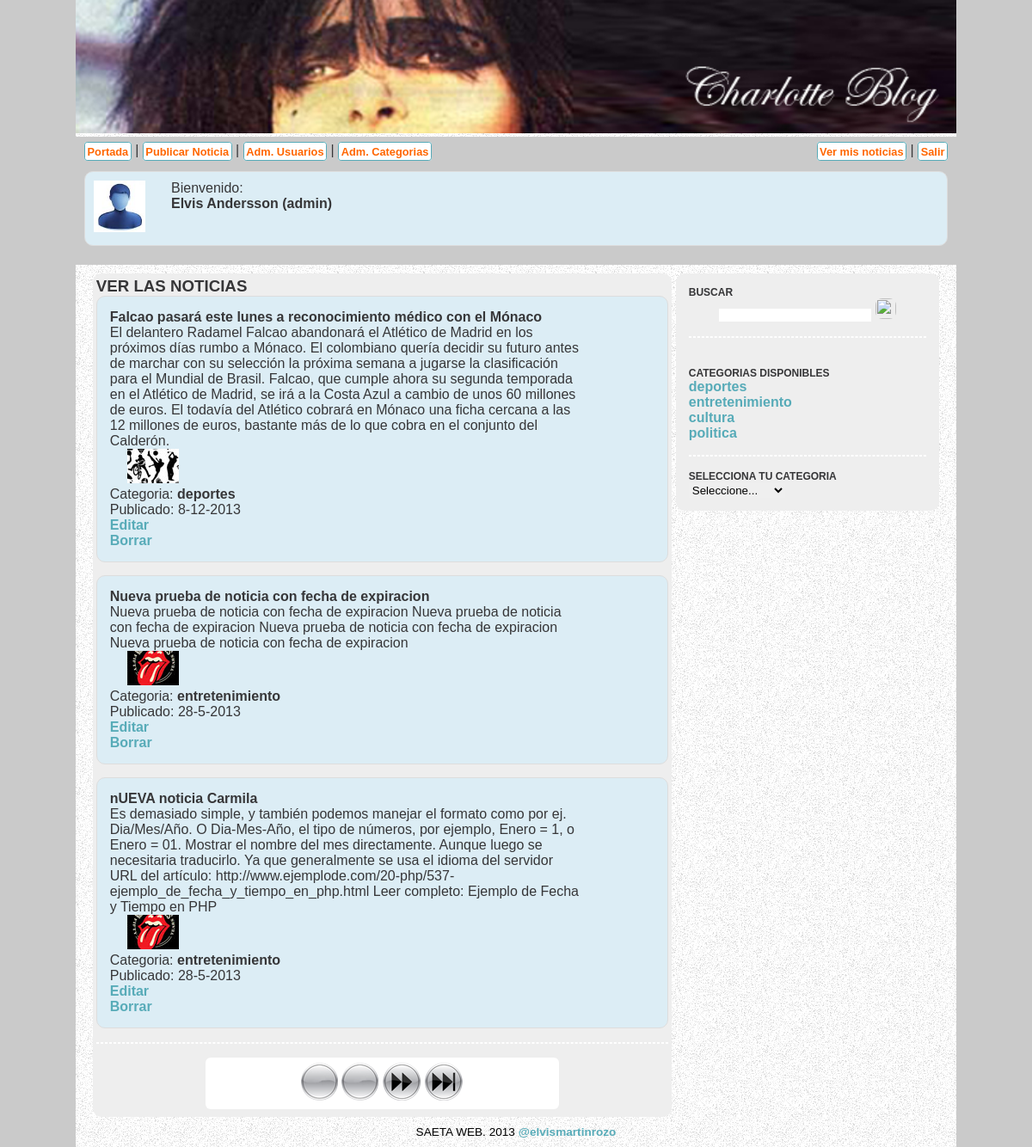
Screenshot of /?controlador=ver_noticias_por_usuario&usuario_id=32 (signed in) with the database file from the repository.
### tables this page shows
CREATE TABLE IF NOT EXISTS `noticias` (
  `id` int(11) NOT NULL AUTO_INCREMENT,
  `categoria_id` int(11) NOT NULL,
  `usuario_id` int(11) NOT NULL,
  `titulo` varchar(255) NOT NULL,
  `contenido` text NOT NULL,
  `publicado_fecha` date NOT NULL,
  `expiracion_fecha` date NOT NULL,
  PRIMARY KEY (`id`)
);

CREATE TABLE IF NOT EXISTS `categorias` (
  `categoria_id` int(10) unsigned NOT NULL AUTO_INCREMENT,
  `nombre` varchar(200) NOT NULL,
  `categoria_imagen` varchar(200) NOT NULL,
  PRIMARY KEY (`categoria_id`)
);

### controller/ver_noticias_por_usuarioController.php (called while the page is built, shortened)
<?php
if (isset($_GET["pos"]))
{
	$posicion=$_GET["pos"];
}
else
{
	$posicion=0;
}
require_once("model/noticiasModel.php");
$objeto = new Noticias();
$las_noticias = $objeto->get_noticias_por_usuario($posicion);
require_once('view/ver_noticias_por_usuario.php');
?>

### lib/config.php (called while the page is built, shortened)
<?php
class Configuracion
{
	private $mi_host = "localhost";
	private $mi_dbname = "portafolio_charlotte";
	private $mi_user = "elvis";
	private $mi_password = "siouxsie";
	public function conectarPDO()
	{
		$this->conexionPDO = new PDO("mysql:host=".$this->mi_host."; dbname=".$this->mi_dbname."", $this->mi_user, $this->mi_password);
		return $this->conexionPDO;
	}
	public static function ruta()
	{
		return 'http://localhost/PORTAFOLIO_charlotte/';
	}
    public function guerreras_magicas($valor)
	{
		return $valor;
	}
}
?>

### model/noticiasModel.php (called while the page is built, shortened)
<?php
class Noticias extends Configuracion
{
	private $conexionPDO;
	private $noticias;
	private $total;
	public function __construct()
	{
		$this->conexionPDO = parent::conectarPDO();
		$this->noticias = array();
		$this->total = array();
	}
	private function set_names_UTF8()
    {
        return $this->conexionPDO->query("SET NAMES 'utf8'");
    }
	public function get_noticias_por_usuario($posicion)
	{
		self::set_names_UTF8();
		if(isset($_GET['categoria']))
		{
			$sqlconsulta = "
			select
			new.id,
			new.titulo,
			new.contenido,
			new.categoria_id,
			new.usuario_id,
			concat_ws('-',day(publicado_fecha),month(publicado_fecha),year(publicado_fecha)) as format_publicado_fecha,
			new.expiracion_fecha,
			catg.categoria_id,
			catg.nombre,
			catg.categoria_imagen
			from noticias as new, categorias as catg
			where new.categoria_id = catg.categoria_id
			and catg.categoria_id = ?
			and new.usuario_id = ?
			order by new.id asc
			limit $posicion, 3
			";
			$PDOsoporte = $this->conexionPDO->prepare($sqlconsulta);
			$la_id_categoria = Configuracion::guerreras_magicas($_GET["categoria"]);
			$elusuarioid = Configuracion::guerreras_magicas($_GET["usuario_id"]);
			$PDOsoporte->bindValue(1,$la_id_categoria,PDO::PARAM_INT);
			$PDOsoporte->bindValue(2,$elusuarioid,PDO::PARAM_INT);
			if($PDOsoporte->execute())
			{
				while($registro = $PDOsoporte->fetch())
                {
                    $this->noticias[]=$registro;
                }
				return $this->noticias;
				$this->conexionPDO = null;
			}
		}
		else
		{
			$sqlconsultaK = "select count(*) from usuarios where usuario_id = ?";
			$PDOsoporteK = $this->conexionPDO->prepare($sqlconsultaK);
			$elusuarioid = Configuracion::guerreras_magicas($_GET['usuario_id']);
			$PDOsoporteK->bindValue(1,$elusuarioid,PDO::PARAM_INT);
			$PDOsoporteK->execute();
			if($PDOsoporteK->fetchColumn() > 0)
			{
				$sqlconsulta = "
				select
				new.id,
				new.titulo,
				new.contenido,
				new.categoria_id,
				concat_ws('-',day(publicado_fecha),month(publicado_fecha),year(publicado_fecha)) as format_publicado_fecha,
				new.expiracion_fecha,
				catg.categoria_id,
				catg.nombre,
				catg.categoria_imagen
				from noticias as new, categorias as catg
				where new.categoria_id = catg.categoria_id
				and new.usuario_id = ?
				order by new.id asc
				limit $posicion, 3
				";
				$PDOsoporte = $this->conexionPDO->prepare($sqlconsulta);
				$elusuarioid = Configuracion::guerreras_magicas($_GET['usuario_id']);
				if($PDOsoporte->execute(array($elusuarioid)))
				{
					while($registro = $PDOsoporte->fetch())
					{
						$this->noticias[]=$registro;
					}
					return $this->noticias;
					$this->conexionPDO = null;
				}
			}
			else
			{
				$this->conexionPDO=null;
				header("Location: " . Configuracion::ruta() . "?controlador=error");
			}
		}
	}
	public function cuenta_noticias_por_usuario()
	{
			$sqlconsultaK = "select count(*) from usuarios where usuario_id = ?";
			$PDOsoporteK = $this->conexionPDO->prepare($sqlconsultaK);
			$elusuarioid = Configuracion::guerreras_magicas($_GET['usuario_id']);
			$PDOsoporteK->bindValue(1,$elusuarioid,PDO::PARAM_INT);
			$PDOsoporteK->execute();
			if($PDOsoporteK->fetchColumn() > 0)
			{
				$sqlconsulta = "select count(*) as contados from noticias where usuario_id = ?";
				$PDOsoporte = $this->conexionPDO->prepare($sqlconsulta);
				$elusuarioid = Configuracion::guerreras_magicas($_GET['usuario_id']);
				if($PDOsoporte->execute(array($elusuarioid)))
				{
					while($registro = $PDOsoporte->fetch())
					{
						$this->total[]=$registro;
					}
					return $this->total;
					$this->conexionPDO = null;
				}
			}
			else
			{
				$this->conexionPDO=null;
				header("Location: " . Configuracion::ruta() . "?controlador=error");
			}
	}
}
?>

### controller/sidebar_ver_categoriasController.php (called while the page is built)
<?php
require_once("model/categoriasModel.php");
$objeto = new Categorias();
$las_categorias = $objeto->get_categorias();
require_once('view/sidebar_ver_categorias.php');
?>

### model/categoriasModel.php (called while the page is built, shortened)
<?php
class Categorias extends Configuracion
{
	private $conexionPDO;
	private $categorias;
	public function __construct()
	{
		$this->conexionPDO = parent::conectarPDO();
		$this->categorias = array();
	}
	private function set_names_UTF8()
    {
        return $this->conexionPDO->query("SET NAMES 'utf8'");
    }
	public function get_categorias()
	{
		self::set_names_UTF8();
		$sqlconsulta = "select categoria_id, nombre, categoria_imagen from categorias order by categoria_id asc";
		foreach($this->conexionPDO->query($sqlconsulta) as $registro)
		{
			$this->categorias[] = $registro;
		}
		return $this->categorias;
		$this->conexionPDO = null;
	}
}
?>

### view/ver_noticias_por_usuario.php (the view, shortened to what this page needs)
<?php require_once("public/header.php"); ?>
<?php require_once("public/menu.php"); ?>
    <section id="contenido">
    	<section id="principal">
			<h1>VER LAS NOTICIAS</h1>
            <?php
			for($i = 0; $i < sizeof($las_noticias); $i++)
			{
			?>
            <div class='lineaanuncio'>
				<p><b><?php echo $las_noticias[$i]["titulo"]?></b>
				<br>
				<p><?php echo $las_noticias[$i]["contenido"]?></p>
				<div class="datosadicionales">
					<a href="#"><img border="0" src="<?php echo Configuracion::ruta(); ?>public/images/categorias/<?php echo $las_noticias[$i]["categoria_imagen"]; ?>"></a>
				</div>
				<p>Categoria: <b><?php echo $las_noticias[$i]["nombre"]?></b></p>
				<p>Publicado: <?php echo $las_noticias[$i]["format_publicado_fecha"]?></p>
                <p><a href="<?php echo Configuracion::ruta(); ?>?controlador=editar_noticia&usuario_id=<?php echo $_SESSION["usuario_id"];?>&id_noticia=<?php echo $las_noticias[$i]["id"]?>" title="Editar Noticia <?php echo $las_noticias[$i]["titulo"]?>">Editar</a></p>
                <p><a href="javascript:void()" title="Eliminar Noticia <?php echo $las_noticias[$i]["titulo"]?>"
                onclick="eliminar_registro('<?php echo Configuracion::ruta(); ?>?controlador=borrar_noticia&id_usuario=<?php echo $_SESSION["usuario_id"];?>&id_noticia=<?php echo $las_noticias[$i]["id"]?>');">Borrar</a></p>
			</div>
			<?php
			}
			?>
            <hr />
            <?php
			if(!empty($las_noticias))
				{
			?>
                    <div class="paginador">
					<?php require_once("public/navigator_ver_noticias_por_usuario.php"); ?>
					</div>
			<?php
				}
			?>
    	</section>
<?php require_once("public/sidebar.php"); ?>
<?php require_once("public/footer.php"); ?>

### view/sidebar_ver_categorias.php (shortened to what this page needs)
<h2>BUSCAR</h2>
         <div align="center" class="buscador">
<input type="text" id="elsearch">
<a title="Buscar" onClick="enviarkeyword()">
<img src="public/images/lupa.png" width="24" height="24" border="0">
</a>
</div>
         <hr /><br />
<h2>CATEGORIAS DISPONIBLES</h2>
         <ul>
         <?php
for($i = 0; $i < sizeof($las_categorias); $i++)
{
?>
         	<li>
             	<a href="<?php echo Configuracion::ruta();?>?controlador=ver_noticias&categoria=<?php echo $las_categorias[$i]["categoria_id"];?>">
		<?php echo $las_categorias[$i]["nombre"];?>
                 </a>
             </li>
         <?php
}
?>
         </ul>
         <hr />
         <h2>SELECCIONA TU CATEGORIA</h2>
         <select id="selector" onchange="enviarcategoria()">
         	<option value="0">Seleccione...</option>
         </select>

### public/css/estilos.css (style rules this page uses)
* { border: 0; margin: 0; padding: 0; }
article, figcaption, figure, footer, header, hgroup, nav, section { display: block; }
body { background-color:#cacaca; color:#363638; font-family: "Chalet", Helvetica, Verdana; font-size: 1em; }
a { color: #57abb8; font-weight: bold; text-decoration: none; }
hr { border: 1px dashed #fff; margin: 1em 0; }
audio, iframe, img, video, iframe { max-width: 100%; }
header, section#contenido, footer { background: url(../images/fondo-interno.jpg); margin: 0 auto; max-width: 1024px; text-align:center; }
section#contenido { padding-top:10px; }
h2 { font-size:12px; }
section#principal, aside { background: #eeeeee; border-radius: 10px; display: inline-block; margin: 0 auto; max-width: 100%; padding: 0.25em; vertical-align: top; width: 65%; text-align:left; }
aside img, #img-acerca img, #video-acerca, #img-servicios { border-radius: 8px; }
.lineaanuncio { margin:0 0 15px 0; padding:15px; border:1px solid #ddd; background-color:#dcedf5; overflow:hidden; border-radius:10px; }
.lineaanuncio p { margin-right:10px; float:left; margin-top:0; width:550px; }
.datosadicionales { float:left; width:100px; text-align:center; text-size:0.87em; }
.datosadicionales a { text-decoration:none; }
.paginador { border-radius:6px; background-color:#fff; margin:5px auto; padding:6px; width:60%; text-align:center; }
ul li { list-style:none; }

### rows the page displays
noticias: titulo "Falcao pasará este lunes a reconocimiento médico con el Mónaco", contenido "El delantero Radamel Falcao abandonará el Atlético de Madrid en los próximos días rumbo a Mónaco. El colombiano quería decidir su futuro antes de marchar con su selección la próxima semana a jugarse la clasificación para el Mundial de Brasil. Falcao, que cumple ahora su segunda temporada en el Atlético de Madrid, se irá a la Costa Azul a cambio de unos 60 millones de euros. El todavía del Atlético cobrará en Mónaco una ficha cercana a las 12 millones de euros, bastante más de lo que cobra en el conjunto del Calderón.", categoria.categoria_imagen (picture), categoria.nombre "deportes", format_publicado_fecha "8-12-2013"
noticias: titulo "Nueva prueba de noticia con fecha de expiracion", contenido "Nueva prueba de noticia con fecha de expiracion Nueva prueba de noticia con fecha de expiracion Nueva prueba de noticia con fecha de expiracion Nueva prueba de noticia con fecha de expiracion", categoria.categoria_imagen (picture), categoria.nombre "entretenimiento", format_publicado_fecha "28-5-2013"
noticias: titulo "nUEVA noticia Carmila", contenido "Es demasiado simple, y también podemos manejar el formato como por ej. Dia/Mes/Año. O Dia-Mes-Año, el tipo de números, por ejemplo, Enero = 1, o Enero = 01. Mostrar el nombre del mes directamente. Aunque luego se necesitaria traducirlo. Ya que generalmente se usa el idioma del servidor URL del artículo: http://www.ejemplode.com/20-php/537-ejemplo_de_fecha_y_tiempo_en_php.html Leer completo: Ejemplo de Fecha y Tiempo en PHP", categoria.categoria_imagen (picture), categoria.nombre "entretenimiento", format_publicado_fecha "28-5-2013"
categorias: nombre "deportes"
categorias: nombre "entretenimiento"
categorias: nombre "cultura"
categorias: nombre "politica"

### other values shown
$_SESSION['nombres'] "Elvis Andersson"
$_SESSION['usuario_level'] "admin"
